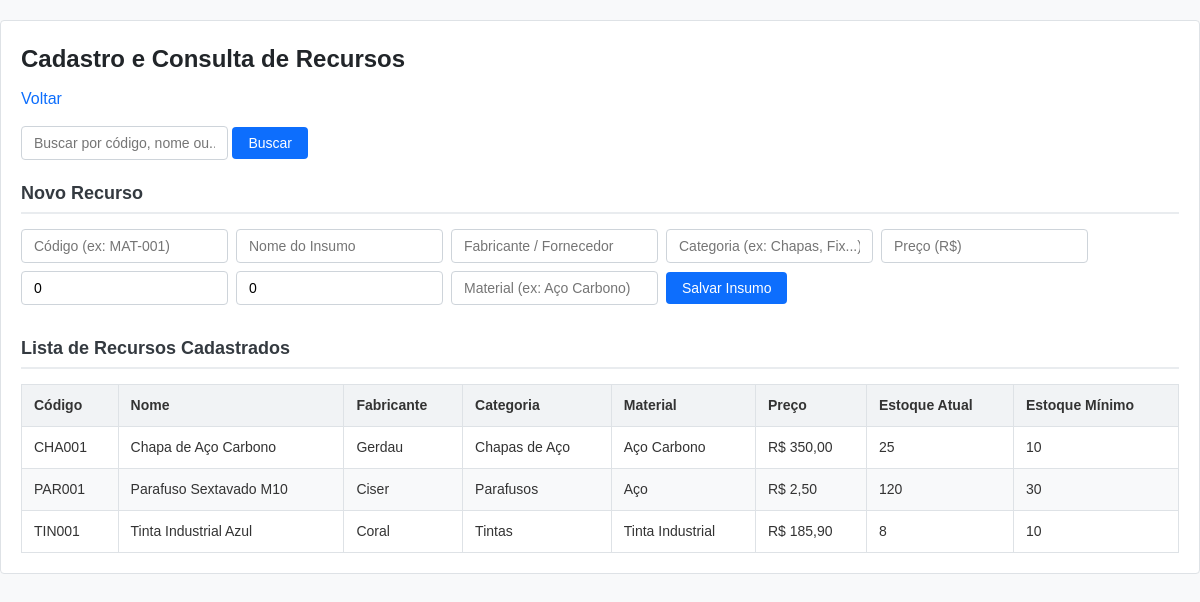
Page /produtos.php (signed in) on the committed database.
### tables this page shows
CREATE TABLE IF NOT EXISTS produtos (
    id INT AUTO_INCREMENT PRIMARY KEY,
    codigo VARCHAR(50) NOT NULL UNIQUE,
    nome VARCHAR(150) NOT NULL,
    fabricante VARCHAR(150),
    preco DECIMAL(10,2) NOT NULL DEFAULT 0.00,
    estoque_atual INT NOT NULL DEFAULT 0,
    estoque_minimo INT NOT NULL DEFAULT 5,
    ativo TINYINT(1) NOT NULL DEFAULT 1,
    data_validade DATE NULL,
    peso DECIMAL(10,2) DEFAULT 0.00,

     
    especie INT NULL,
    porte_animal INT NULL,
    faixa_etaria INT NULL,
    sabor VARCHAR(100) NULL,

    categoria VARCHAR(100) NULL,
    tamanho VARCHAR(100) NULL,
    principios_ativos VARCHAR(255) NULL,
    material_fabricacao VARCHAR(255) NULL,
    indicacao_terapeutica VARCHAR(255) NULL,
    instrucoes_uso TEXT NULL
);

### config.php (called while the page is built, shortened)
<?php
function e($valor): string {
    return htmlspecialchars((string)$valor, ENT_QUOTES, 'UTF-8');
}
?>

### produtos.php (the view, shortened to what this page needs)
<?php
require_once 'config.php';
$busca = trim($_GET['busca'] ?? '');
if ($busca !== '') {
    $stmt = $conn->prepare("
        SELECT * FROM produtos
        WHERE ativo = 1 AND (codigo LIKE ? OR nome LIKE ? OR categoria LIKE ?)
        ORDER BY nome
    ");
    $stmt->execute(["%$busca%", "%$busca%", "%$busca%"]);
    $produtos = $stmt->fetchAll();
} else {
    $produtos = $conn->query("
        SELECT * FROM produtos
        WHERE ativo = 1
        ORDER BY nome
    ")->fetchAll();
}
?>
<!DOCTYPE html>
<html lang="pt-BR">
<head>
    <link rel="stylesheet" href="estilo.css">
</head>
<body>
<main class="container">
    <h1>Cadastro e Consulta de Recursos</h1>
    <p><a href="index.php">Voltar</a></p>
    <form method="get" style="margin-bottom: 20px;">
        <input type="text" name="busca" placeholder="Buscar por código, nome ou..." value="<?= e($busca) ?>">
        <button type="submit">Buscar</button>
    </form>
    <h2>Novo Recurso</h2>
    <form method="post" style="display: flex; flex-wrap: wrap; gap: 8px; align-items: center; margin-bottom: 30px;">
        <input type="text" name="codigo" placeholder="Código (ex: MAT-001)" required>
        <input type="text" name="nome" placeholder="Nome do Insumo" required>
        <input type="text" name="fabricante" placeholder="Fabricante / Fornecedor">
        <input type="text" name="categoria" placeholder="Categoria (ex: Chapas, Fix...)" required>
        <input type="number" step="0.01" name="preco" placeholder="Preço (R$)">
        <input type="number" name="estoque" placeholder="Estoque Inicial" value="0">
        <input type="number" name="estoque_minimo" placeholder="Estoque Mínimo" value="0">
        <input type="text" name="material" placeholder="Material (ex: Aço Carbono)">
        <button type="submit">Salvar Insumo</button>
    </form>
    <h2>Lista de Recursos Cadastrados</h2>
    <table>
        <thead>
            <tr>
                <th>Código</th>
                <th>Nome</th>
                <th>Fabricante</th>
                <th>Categoria</th>
                <th>Material</th>
                <th>Preço</th>
                <th>Estoque Atual</th>
                <th>Estoque Mínimo</th>
            </tr>
        </thead>
        <tbody>
            <?php foreach ($produtos as $p): ?>
                <tr>
                    <td><?= e($p['codigo']) ?></td>
                    <td><?= e($p['nome']) ?></td>
                    <td><?= e($p['fabricante']) ?></td>
                    <td><?= e($p['categoria']) ?></td>
                    <td><?= e($p['material_fabricacao']) ?></td>
                    <td>R$ <?= number_format((float)$p['preco'], 2, ',', '.') ?></td>
                    <td><?= (int)$p['estoque_atual'] ?></td>
                    <td><?= (int)$p['estoque_minimo'] ?></td>
                </tr>
            <?php endforeach; ?>
        </tbody>
    </table>
</main>
</body>
</html>

### estilo.css (style rules this page uses)
* { box-sizing: border-box; margin: 0; padding: 0; }
body { font-family: Arial, Helvetica, sans-serif; background-color: #f8f9fa; color: #333; line-height: 1.5; }
.container { max-width: 1200px; margin: 20px auto; padding: 20px; background: #ffffff; border: 1px solid #dee2e6; border-radius: 4px; }
h1 { font-size: 24px; margin-bottom: 10px; color: #212529; }
h2 { font-size: 18px; margin-bottom: 15px; color: #343a40; border-bottom: 2px solid #e9ecef; padding-bottom: 5px; }
p { margin-bottom: 15px; }
a { color: #0d6efd; text-decoration: none; }
form { margin-bottom: 15px; }
input[type="text"], input[type="number"], input[type="email"], input[type="password"], input[type="date"], select { padding: 8px 12px; border: 1px solid #ced4da; border-radius: 4px; font-size: 14px; outline: none; }
button, .btn { padding: 8px 16px; background-color: #0d6efd; color: white; border: none; border-radius: 4px; cursor: pointer; font-size: 14px; display: inline-block; }
table { width: 100%; border-collapse: collapse; margin-top: 15px; font-size: 14px; }
th, td { padding: 10px 12px; text-align: left; border: 1px solid #dee2e6; }
th { background-color: #f1f3f5; font-weight: bold; }
tr:nth-child(even) { background-color: #f8f9fa; }

### rows in the picture
produtos: codigo "CHA001", nome "Chapa de Aço Carbono", fabricante "Gerdau", categoria "Chapas de Aço", material_fabricacao "Aço Carbono", preco "350,00", estoque_atual "25", estoque_minimo "10"
produtos: codigo "PAR001", nome "Parafuso Sextavado M10", fabricante "Ciser", categoria "Parafusos", material_fabricacao "Aço", preco "2,50", estoque_atual "120", estoque_minimo "30"
produtos: codigo "TIN001", nome "Tinta Industrial Azul", fabricante "Coral", categoria "Tintas", material_fabricacao "Tinta Industrial", preco "185,90", estoque_atual "8", estoque_minimo "10"
